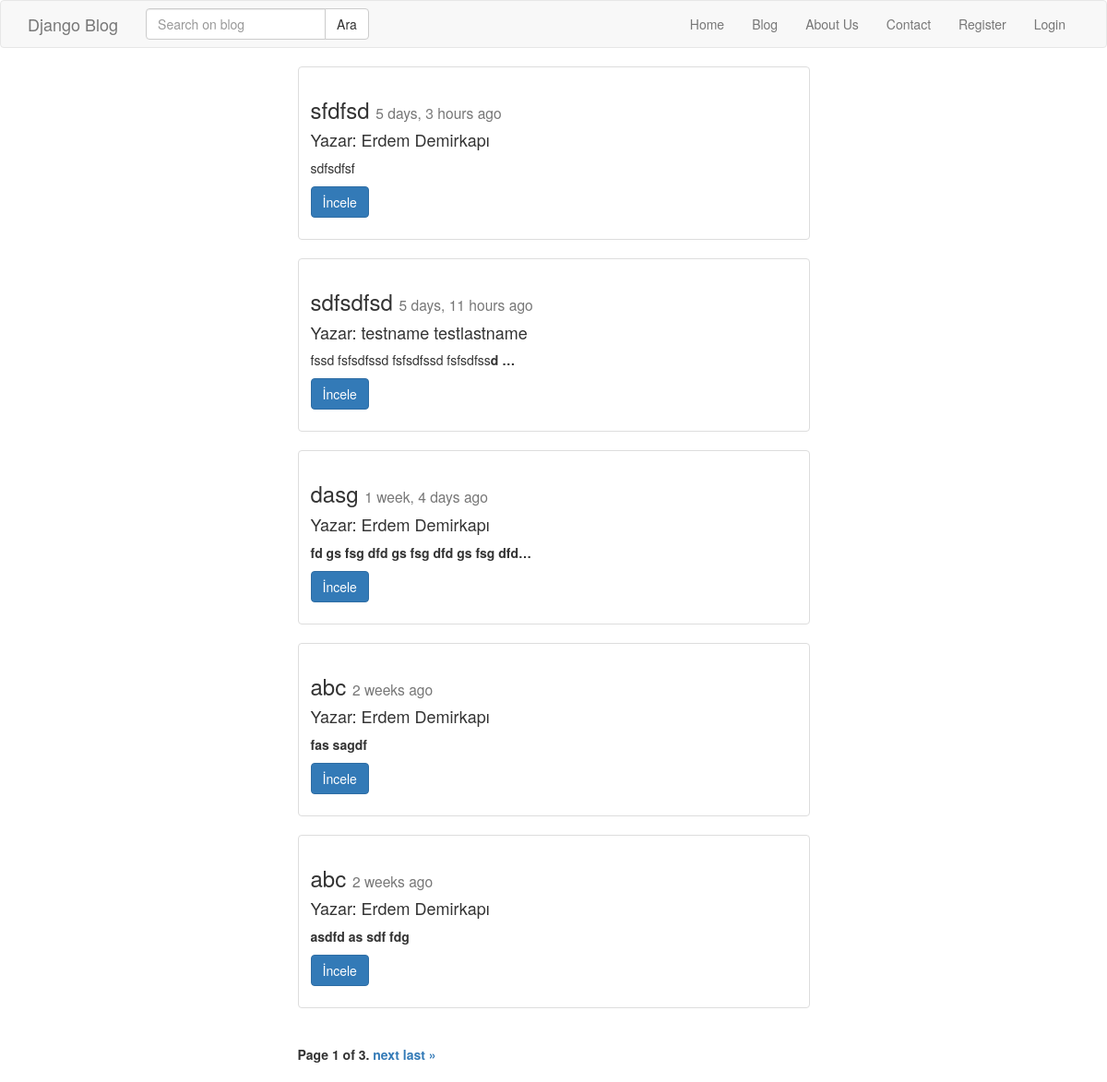
The app's page /post/index/, older data.
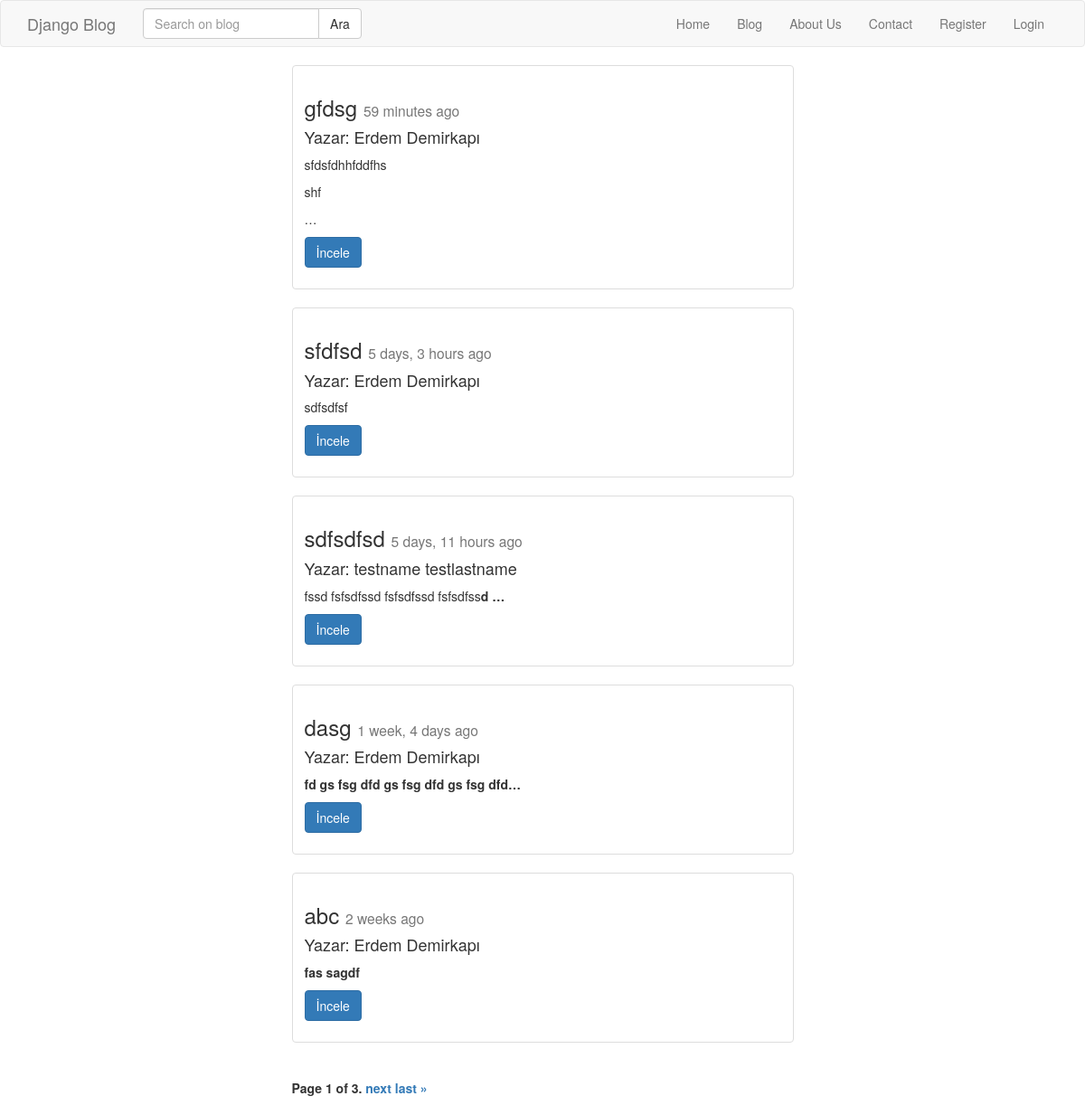
The same page, newer data.
### post/models.py (models this page shows, shortened)
class Post(models.Model):
    user = models.ForeignKey('auth.User', on_delete=models.CASCADE)
    title = models.CharField(max_length = 120)
    content = RichTextField()
    publishing_date = models.DateTimeField(auto_now_add = True)
    image = models.ImageField(null = True, blank = True)
    slug = models.SlugField(unique = True, editable = False, max_length = 130)
    def get_absolute_url(self):
        return reverse('post:detail', kwargs={'slug': self.slug})
    class Meta:
        ordering = ['-publishing_date', 'id']

### post/views.py (the view, shortened to what this page needs)
# urls.py: path('index/', post_index, name = 'index'),
def post_index(request):
    post_list = Post.objects.all()
    query = request.GET.get('q')
    paginator = Paginator(post_list, 5)
    page = request.GET.get('page')
    try:
        posts = paginator.get_page(page)
    except PageNotAnInteger:
        posts = paginator.get_page(1)
    except EmptyPage:
        posts = paginator.get_page(paginator.num_pages)
    return render(request, 'post/index.html', { 'posts': posts })

### templates/post/index.html (shortened to what this page needs)
{% extends 'base.html' %}
{% block body %}
    <div class="container">
        {% for post in posts %}
            <div class="row">
                <div class="col-md-6 col-md-offset-3">
                    <div class="thumbnail">
                        <div class="caption">
                            <h3>{{ post.title }} <small> {{ post.publishing_date | timesince}} ago</small> </h3>
                            <h4> Yazar: {{ post.user.get_full_name }} </h4>
                            <p>{{ post.content | safe | linebreaks | truncatechars:50}}</p>
                            <p>
                                <a href="{{ post.get_absolute_url }}" class="btn btn-primary" role="button">İncele</a>
                            </p>
                        </div>
                    </div>
                </div>
            </div>
        {% endfor %}
        <div class="row">
            <div class="col-md-6 col-md-offset-3">
                <div class="pagination">
                    <span class="step-links">
                        <span class="current">
                            Page {{ posts.number }} of {{ posts.paginator.num_pages }}.
                        </span>
                        {% if posts.has_next %}
                            <a href="?page={{ posts.next_page_number }}{% if request.GET.q %}&q={{ request.GET.q }} {% endif %}">next</a>
                            <a href="?page={{ posts.paginator.num_pages }}{% if request.GET.q %}&q={{ request.GET.q }} {% endif %}">last &raquo;</a>
                        {% endif %}
                    </span>
                </div>
            </div>
        </div>
    </div>
{% endblock %}

Row changes from the older to the newer data that the page shows:
no longer on this page (row unchanged): Post: title "abc", publishing_date "2 weeks", user.get_full_name "Erdem Demirkapı", content "asdfd as sdf fdg"
added Post: title "gfdsg", publishing_date "59 minutes", user.get_full_name "Erdem Demirkapı", content "sfdsfdhhfddfhs shf …"
